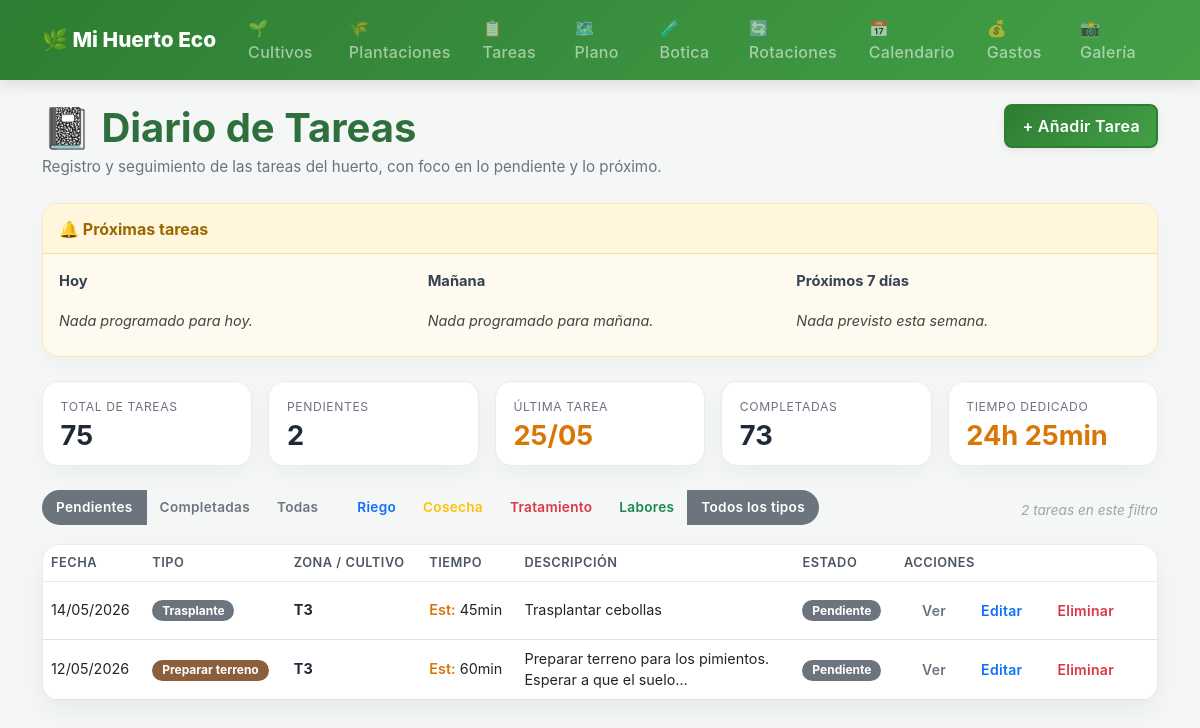
Page /tareas/ on the earlier database version.
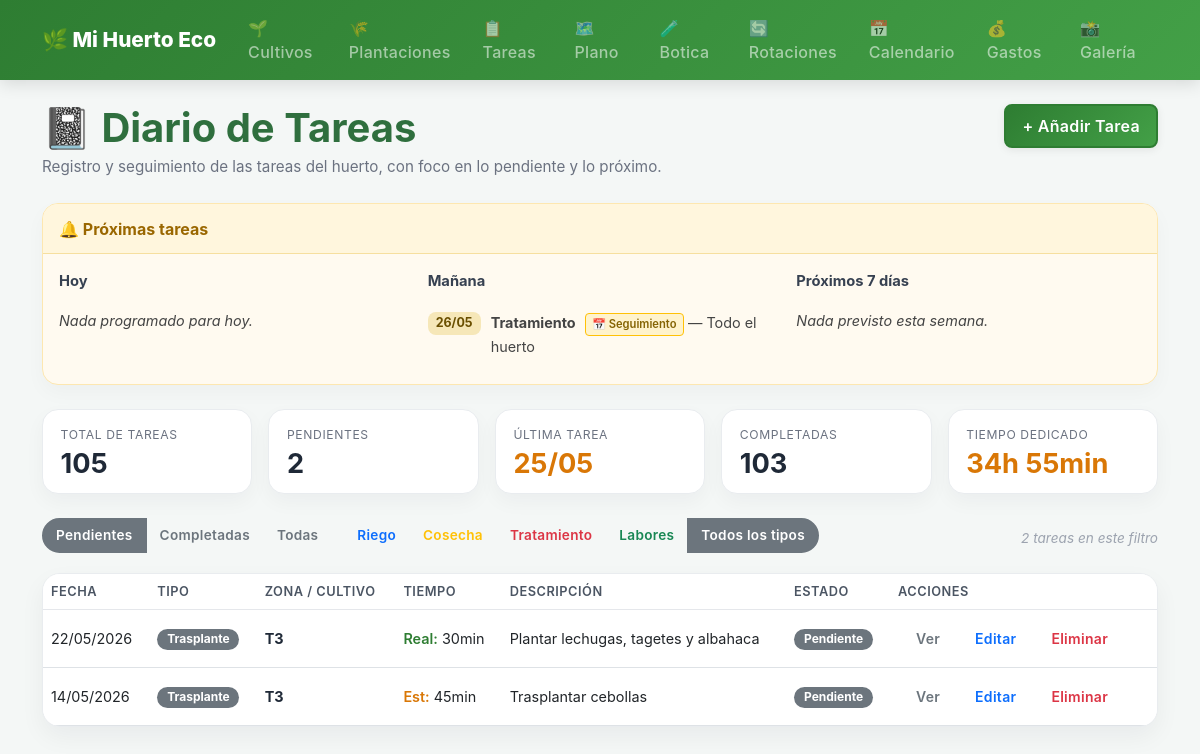
Same page on the later database version.
### gestion_huerto/models.py (models this page shows, shortened)
class Tarea(models.Model):
    TIPO_CHOICES = [
        ('abono', 'Abono'),
        ('aporcar', 'Aporcado o escarda'),
        ('compostaje', 'Compostaje'),
        ('cosecha', 'Cosecha'),
        ('control_plagas', 'Control de plagas'),
        ('entutorado', 'Entutorado'),
        ('foto', 'Foto'),
        ('gallinero', 'Gallinero'),
        ('hedrar', 'Hedrado o deshierbe'),
        ('labores', 'Labores de supervisión'),
        ('otros', 'Otros'),
        ('preparar', 'Preparar terreno'),
        ('repicado', 'Repicado'),
        ('riego', 'Riego'),
        ('siembra', 'Siembra'),
        ('trasplante', 'Trasplante'),
        ('tratamiento', 'Tratamiento'),
    ]
    ESTADO_CHOICES = [
        ('pendiente', 'Pendiente'),
        ('en_progreso', 'En progreso'),
        ('completada', 'Completada'),
        ('cancelada', 'Cancelada'),
    ]
    plantacion = models.ForeignKey(Plantacion, on_delete=models.CASCADE, related_name='tareas', null=True, blank=True)
    tipo = models.CharField(max_length=20, choices=TIPO_CHOICES)
    descripcion = models.TextField(default='')
    fecha = models.DateField()
    fecha_proxima = models.DateField(null=True, blank=True)
    estado_suelo = models.CharField(max_length=100, blank=True)
    zona = models.CharField(max_length=100, blank=True)
    completada = models.BooleanField(default=False)
    plantaciones = models.ManyToManyField(Plantacion, blank=True, related_name='tareas_m2m')
    todo_el_huerto = models.BooleanField(default=False)
    tiempo_estimado_min = models.PositiveIntegerField(null=True, blank=True)
    tiempo_real_min = models.PositiveIntegerField(null=True, blank=True)
    class Meta:
        verbose_name = "Tarea"
        verbose_name_plural = "Tareas"
        ordering = ['-fecha']

### gestion_huerto/views.py (the view)
# urls.py: path('tareas/', views.lista_tareas, name='lista_tareas'),
def lista_tareas(request):
    hoy = timezone.localdate()
    manana = hoy + timedelta(days=1)
    proxima_semana = hoy + timedelta(days=7)
    estado_param = request.GET.get('estado', 'pendientes')
    tipo_param = request.GET.get('tipo', 'todos')
    tareas = (
        Tarea.objects
        .select_related('plantacion', 'plantacion__cultivo', 'plantacion__parcela')
        .prefetch_related('plantaciones', 'plantaciones__cultivo', 'plantaciones__parcela')
        .all()
    )
    if estado_param == 'pendientes':
        tareas = tareas.filter(completada=False)
    elif estado_param == 'completadas':
        tareas = tareas.filter(completada=True)
    elif estado_param == 'todas':
        pass
    tipos_validos = [
        'preparar',
        'siembra',
        'repicado',
        'trasplante',
        'riego',
        'abono',
        'tratamiento',
        'hedrar',
        'cosecha',
        'labores',
        'foto',
        'otros',
    ]
    if tipo_param in tipos_validos:
        tareas = tareas.filter(tipo=tipo_param)
    tareas = tareas.order_by('-fecha')
    base_proximas = (
        Tarea.objects
        .select_related('plantacion', 'plantacion__cultivo', 'plantacion__parcela')
        .filter(
            Q(
                completada=False,
                fecha__gte=hoy,
                fecha__lte=proxima_semana
            ) |
            Q(
                fecha_proxima__isnull=False,
                fecha_proxima__gte=hoy,
                fecha_proxima__lte=proxima_semana
            )
        )
        .distinct()
        .order_by('fecha', 'fecha_proxima')
    )
    tareas_hoy = base_proximas.filter(
        Q(fecha=hoy) | Q(fecha_proxima=hoy)
    )
    tareas_manana = base_proximas.filter(
        Q(fecha=manana) | Q(fecha_proxima=manana)
    )
    pasado_manana = hoy + timedelta(days=2)
    tareas_semana = base_proximas.filter(
        Q(
            fecha__gte=pasado_manana,
            fecha__lte=proxima_semana
        ) |
        Q(
            fecha_proxima__gte=pasado_manana,
            fecha_proxima__lte=proxima_semana
        )
    )
    todas = Tarea.objects.all()
    total_tareas = todas.count()
    pendientes = todas.filter(completada=False).count()
    completadas = todas.filter(completada=True).count()
    ultima_tarea = todas.order_by('-fecha').first()
    ultima_tarea_fecha = ultima_tarea.fecha if ultima_tarea else None
    total_tiempo_real_min = sum(
        tarea.tiempo_real_min or 0
        for tarea in todas
    )
    horas_totales = total_tiempo_real_min // 60
    minutos_restantes = total_tiempo_real_min % 60
    if horas_totales > 0 and minutos_restantes > 0:
        total_tiempo_real_texto = f"{horas_totales}h {minutos_restantes}min"
    elif horas_totales > 0:
        total_tiempo_real_texto = f"{horas_totales}h"
    else:
        total_tiempo_real_texto = f"{minutos_restantes}min"
    context = {
        'tareas': tareas,
        'tareas_hoy': tareas_hoy,
        'tareas_manana': tareas_manana,
        'tareas_semana': tareas_semana,
        'total_tareas': total_tareas,
        'pendientes': pendientes,
        'completadas': completadas,
        'ultima_tarea_fecha': ultima_tarea_fecha,
        'estado_actual': estado_param,
        'tipo_actual': tipo_param,
        'hoy': hoy,
        'manana': manana,
        'proxima_semana': proxima_semana,
        'total_tiempo_real_min': total_tiempo_real_min,
        'total_tiempo_real_texto': total_tiempo_real_texto,
    }
    return render(request, 'tareas/lista.html', context)

### gestion_huerto/templates/tareas/lista.html (shortened to what the changed rows need)
{% extends 'base.html' %}
{% block content %}
<div class="page-header d-flex justify-content-between align-items-start flex-wrap gap-3">
    <div>
        <h1 class="page-title">📓 Diario de Tareas</h1>
    </div>
</div>
<div class="proximas-card">
    <div class="proximas-body">
        <div class="row">
            <div class="col-md-4 mb-3 mb-md-0">
                <ul class="proximas-list">
                    {% for tarea in tareas_manana %}
                    <li>
                        {% if tarea.fecha_proxima and tarea.fecha_proxima|date:"Ymd" == manana|date:"Ymd" %}
                            <span class="proximas-fecha">{{ tarea.fecha_proxima|date:"d/m" }}</span>
                            <span class="proximas-texto">
                                <strong>{{ tarea.get_tipo_display }}</strong>
                                <span class="badge-seguimiento">📅 Seguimiento</span>
                                {% if tarea.todo_el_huerto %}
                                    — Todo el huerto
                                {% elif tarea.zona %}
                                    — {{ tarea.zona }}
                                {% elif tarea.plantacion %}
                                    — {{ tarea.plantacion.parcela.nombre }}
                                {% endif %}
                            </span>
                        {% endif %}
                    </li>
                    {% empty %}
                    <li class="muted-small">Nada programado para mañana.</li>
                    {% endfor %}
                </ul>
            </div>
        </div>
    </div>
</div>
<div class="stats-grid">
    <div class="stat-card">
        <div class="stat-label">Total de tareas</div>
        <div class="stat-value">{{ total_tareas }}</div>
    </div>
    <div class="stat-card">
        <div class="stat-label">Completadas</div>
        <div class="stat-value">{{ completadas }}</div>
    </div>
    <div class="stat-card">
        <div class="stat-label">Tiempo dedicado</div>
        <div class="stat-value stat-accent">
            {{ total_tiempo_real_texto }}
        </div>
    </div>
</div>
<div class="tabla-tareas">
    <div class="table-responsive">
        <table class="table table-hover align-middle mb-0">
            <thead>
                <tr>
                    <th>Fecha</th>
                    <th>Tipo</th>
                    <th>Zona / Cultivo</th>
                    <th>Tiempo</th>
                    <th>Descripción</th>
                    <th>Estado</th>
                    <th>Acciones</th>
                </tr>
            </thead>
            <tbody>
                {% for tarea in tareas %}
                <tr class="{% if tarea.completada %}text-muted{% endif %}">
                    <td>
                        {% if tarea.completada %}
                            <span class="texto-tachado">{{ tarea.fecha|date:"d/m/Y" }}</span>
                        {% else %}
                            {{ tarea.fecha|date:"d/m/Y" }}
                        {% endif %}
                    </td>
                    <td>
                        <span class="badge badge-tipo
                            {% if tarea.tipo == 'riego' %}bg-primary
                            {% elif tarea.tipo == 'cosecha' %}bg-warning text-dark
                            {% elif tarea.tipo == 'tratamiento' %}bg-danger
                            {% elif tarea.tipo == 'labores' %}bg-success
                            {% elif tarea.tipo == 'hedrar' %}bg-success
                            {% elif tarea.tipo == 'abono' %}bg-info text-dark
                            {% elif tarea.tipo == 'siembra' %}bg-dark
                            {% elif tarea.tipo == 'trasplante' %}bg-secondary
                            {% elif tarea.tipo == 'preparar' %}bg-brown
                            {% elif tarea.tipo == 'foto' %}bg-info
                            {% else %}bg-secondary{% endif %}">
                            {{ tarea.get_tipo_display }}
                        </span>
                    </td>
                    <td class="zona-cell">
                        {% if tarea.todo_el_huerto %}
                            <strong>Todo el huerto</strong>
                        {% elif tarea.zona %}
                            <strong>{{ tarea.zona }}</strong>
                        {% elif tarea.plantacion %}
                            <strong>{{ tarea.plantacion.parcela.nombre }}</strong>
                            <br>
                            <small>{{ tarea.plantacion.nombre_completo }}</small>
                        {% else %}
                            <span class="muted-small">Sin zona</span>
                        {% endif %}
                    </td>
                    <td class="tiempo-cell">
                        {% if tarea.tiempo_estimado_min %}
                            <div><span class="tiempo-estimado">Est:</span> {{ tarea.tiempo_estimado_min }}min</div>
                        {% endif %}
                        {% if tarea.tiempo_real_min %}
                            <div><span class="tiempo-real">Real:</span> {{ tarea.tiempo_real_min }}min</div>
                        {% endif %}
                    </td>
                    <td class="obs-cell">
                        {% if tarea.descripcion %}
                            <span class="{% if tarea.completada %}texto-tachado{% endif %}">
                                {{ tarea.descripcion|truncatechars:60 }}
                            </span>
                        {% else %}
                            <span class="muted-small">-</span>
                        {% endif %}
                    </td>
                    <td>
                        {% if tarea.completada %}
                            <span class="badge badge-estado bg-success">Completada</span>
                        {% else %}
                            <span class="badge badge-estado bg-secondary">Pendiente</span>
                        {% endif %}
                    </td>
                    <td>
                        <div class="btn-group btn-group-sm" role="group">
                            <a href="{% url 'detalle_tarea' tarea.id %}" class="btn btn-outline-secondary" title="Ver">
                                Ver
                            </a>
                            <a href="{% url 'editar_tarea' tarea.id %}" class="btn btn-outline-primary" title="Editar">
                                Editar
                            </a>
                            <a href="{% url 'eliminar_tarea' tarea.id %}" class="btn btn-outline-danger" title="Eliminar">
                                Eliminar
                            </a>
                        </div>
                    </td>
                </tr>
                {% empty %}
                <tr>
                    <td colspan="7" class="text-center text-muted py-4">
                        No hay tareas que coincidan con este filtro.
                    </td>
                </tr>
                {% endfor %}
            </tbody>
        </table>
    </div>
</div>
{% endblock %}

Differences in the rows shown:
no longer on this page (row edited): Tarea: fecha "12/05/2026", tipo "Preparar terreno", zona "T3", tiempo_estimado_min "60", descripcion "Preparar terreno para los pimientos. Esperar a que el suelo…", completada "Pendiente", shown under "📓 Diario de Tareas"
added Tarea: fecha_proxima "26/05", tipo "Tratamiento", todo_el_huerto "— Todo el huerto", shown under "📓 Diario de Tareas"
added Tarea: fecha "22/05/2026", tipo "Trasplante", zona "T3", tiempo_real_min "30", descripcion "Plantar lechugas, tagetes y albahaca", completada "Pendiente"
Other differences:
{{ total_tareas }}: "75" → "105"
{{ completadas }}: "73" → "103"
{{ total_tiempo_real_texto }}: "24h 25min" → "34h 55min"
text no longer shown: "Nada programado para mañana."
